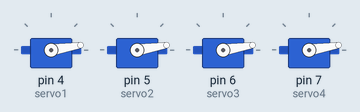
Bench run of a sketch on a simulated Arduino Uno, built with avr-gcc and run on an emulated ATmega328P. On the bench: 4 × servo. At 2.0 s the program stops and its outputs stay as they are.

Above: at 0.15 s.
At 1.07 s:
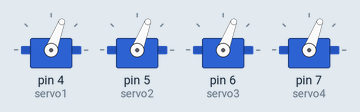
At 1.68 s:
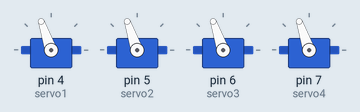
At 2.1 s:
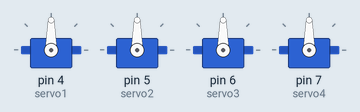
Timing chart, 0 to 3.5 s (numbered marks = the images above):
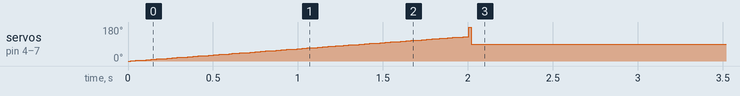

Measured:
- by itself, servo on pin 4 (servo1), servo on pin 5 (servo2), servo on pin 6 (servo3), servo on pin 7 (servo4): rises from 0° to 180° in 2.0 s, then falls to 90° in 0.02 s

The sketch:

FourServoSweep.ino
```cpp
  #include <Servo.h>

Servo servo1, servo2, servo3, servo4;

unsigned long startTime;
int pos;

void setup() {
  servo1.attach(4);
  servo2.attach(5);
  servo3.attach(6);
  servo4.attach(7);

  startTime = millis();
}

void loop() {

  while (millis() - startTime < 2000) {

    for (pos = 0; pos <= 180; pos++) {
      servo1.write(pos);
      servo2.write(pos);
      servo3.write(pos);
      servo4.write(pos);
      delay(15);

      if (millis() - startTime >= 2000)
        break;
    }

    for (pos = 180; pos >= 0; pos--) {
      servo1.write(pos);
      servo2.write(pos);
      servo3.write(pos);
      servo4.write(pos);
      delay(15);

      if (millis() - startTime >= 2000)
        break;
    }
  }

  // تثبيت جميع السيرفوهات عند 90 درجة
  servo1.write(90);
  servo2.write(90);
  servo3.write(90);
  servo4.write(90);

  while (true);
}
```
